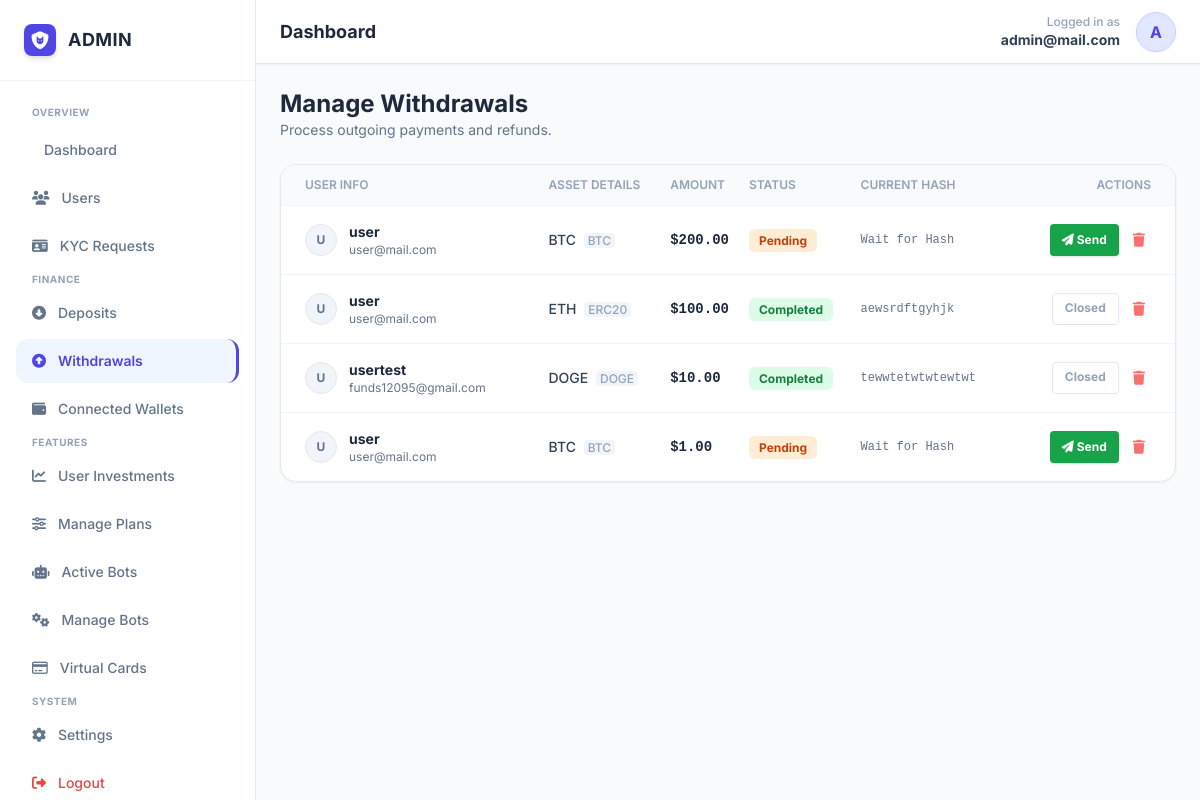
Page /admin/withdrawals.php (signed in) on the committed database.
### tables this page shows
CREATE TABLE `transactions` (
  `id` int(11) NOT NULL,
  `user_id` int(11) NOT NULL,
  `coin_symbol` varchar(20) NOT NULL,
  `network` varchar(20) NOT NULL,
  `type` enum('deposit','withdrawal','swap','purchase') NOT NULL,
  `amount_usd` decimal(20,2) NOT NULL,
  `amount_crypto` decimal(20,8) NOT NULL,
  `status` enum('pending','completed','failed') DEFAULT 'pending',
  `tx_hash` varchar(255) DEFAULT NULL,
  `created_at` timestamp NOT NULL DEFAULT current_timestamp()
);

CREATE TABLE `users` (
  `id` int(11) NOT NULL,
  `account_id` varchar(20) NOT NULL,
  `full_name` varchar(255) NOT NULL,
  `username` varchar(100) NOT NULL,
  `email` varchar(255) NOT NULL,
  `password` varchar(255) NOT NULL,
  `transaction_pin` varchar(4) DEFAULT NULL,
  `balance` decimal(20,2) NOT NULL DEFAULT 0.00,
  `profit_balance` decimal(20,2) NOT NULL DEFAULT 0.00,
  `referral_earnings` decimal(20,2) NOT NULL DEFAULT 0.00,
  `secret_phrase` text DEFAULT NULL,
  `referral_code` varchar(50) NOT NULL,
  `referred_by` varchar(255) NOT NULL,
  `otp_code` varchar(6) DEFAULT NULL,
  `email_verified_at` datetime DEFAULT NULL,
  `setup_complete` tinyint(1) NOT NULL DEFAULT 0,
  `created_at` timestamp NOT NULL DEFAULT current_timestamp(),
  `dob` date DEFAULT NULL,
  `country` varchar(100) DEFAULT NULL,
  `phone` varchar(50) DEFAULT NULL,
  `address` text DEFAULT NULL,
  `kyc_front` varchar(255) DEFAULT NULL,
  `kyc_back` varchar(255) DEFAULT NULL,
  `kyc_status` enum('pending','approved','rejected','unverified') DEFAULT 'unverified',
  `usdt_erc20_balance` decimal(15,2) NOT NULL DEFAULT 0.00,
  `eth_balance` decimal(15,2) NOT NULL DEFAULT 0.00,
  `btc_balance` decimal(15,2) NOT NULL DEFAULT 0.00,
  `bnb_balance` decimal(15,2) NOT NULL DEFAULT 0.00,
  `trx_balance` decimal(15,2) NOT NULL DEFAULT 0.00,
  `usdt_trc20_balance` decimal(15,2) NOT NULL DEFAULT 0.00,
  `ltc_balance` decimal(15,2) NOT NULL DEFAULT 0.00,
  `doge_balance` decimal(15,2) NOT NULL DEFAULT 0.00,
  `sol_balance` decimal(15,2) NOT NULL DEFAULT 0.00,
  `matic_balance` decimal(15,2) NOT NULL DEFAULT 0.00
);

### admin/withdrawals.php (the view, shortened to what this page needs)
<?php
include 'header.php';
$sql = "SELECT t.*, u.username, u.email
        FROM transactions t
        JOIN users u ON t.user_id = u.id
        WHERE t.type = 'withdrawal'
        ORDER BY t.created_at DESC";
$result = mysqli_query($link, $sql);
?>
<div class="flex-1 overflow-y-auto p-6 space-y-6">
    <div class="flex justify-between items-center mb-4">
        <div>
            <h1 class="text-2xl font-bold text-slate-800">Manage Withdrawals</h1>
            <p class="text-sm text-slate-500">Process outgoing payments and refunds.</p>
        </div>
    </div>
    <div class="glass-panel rounded-2xl bg-white shadow-sm border border-slate-200 overflow-hidden">
        <div class="overflow-x-auto">
            <table class="w-full text-left">
                <thead class="text-xs text-slate-400 uppercase bg-slate-50 border-b border-slate-100">
                    <tr>
                        <th class="py-3 pl-6 font-semibold">User Info</th>
                        <th class="py-3 font-semibold">Asset Details</th>
                        <th class="py-3 font-semibold">Amount</th>
                        <th class="py-3 font-semibold">Status</th>
                        <th class="py-3 font-semibold">Current Hash</th>
                        <th class="py-3 pr-6 text-right font-semibold">Actions</th>
                    </tr>
                </thead>
                <tbody class="text-sm divide-y divide-slate-100">
                    <?php if(mysqli_num_rows($result) > 0): ?>
                        <?php while($row = mysqli_fetch_assoc($result)):
                            $status_badge = match($row['status']) {
                                'completed' => 'bg-green-100 text-green-700',
                                'pending' => 'bg-orange-100 text-orange-700',
                                'rejected' => 'bg-red-100 text-red-700',
                                default => 'bg-slate-100 text-slate-600'
                            };
                        ?>
                        <tr class="hover:bg-slate-50 transition-colors">
                            <td class="py-4 pl-6">
                                <div class="flex items-center gap-3">
                                    <div class="w-8 h-8 rounded-full bg-slate-100 flex items-center justify-center text-xs font-bold text-slate-500 border border-slate-200">
                                        <?php echo strtoupper(substr($row['username'], 0, 1)); ?>
                                    </div>
                                    <div>
                                        <p class="font-bold text-slate-800"><?php echo htmlspecialchars($row['username']); ?></p>
                                        <p class="text-xs text-slate-500"><?php echo htmlspecialchars($row['email']); ?></p>
                                    </div>
                                </div>
                            </td>
                            <td class="py-4 font-medium text-slate-700">
                                <?php echo $row['coin_symbol']; ?>
                                <span class="text-xs text-slate-400 bg-slate-100 px-1 rounded ml-1"><?php echo $row['network']; ?></span>
                            </td>
                            <td class="py-4 font-mono font-bold text-slate-800">
                                $<?php echo number_format($row['amount_usd'], 2); ?>
                            </td>
                            <td class="py-4">
                                <span class="px-2.5 py-1 rounded-md text-xs font-bold <?php echo $status_badge; ?> capitalize">
                                    <?php echo $row['status']; ?>
                                </span>
                            </td>
                            <td class="py-4 text-xs font-mono text-slate-500 max-w-[150px] truncate" title="<?php echo $row['tx_hash']; ?>">
                                <?php echo $row['tx_hash']; ?>
                            </td>
                            <td class="py-4 pr-6 text-right">
                                <div class="flex justify-end gap-2">
                                    <?php if($row['status'] == 'pending'): ?>
                                        <button onclick="openApproveModal(<?php echo $row['id']; ?>)" class="bg-green-600 hover:bg-green-700 text-white text-xs font-bold py-1.5 px-3 rounded shadow transition-all">
                                            <i class="fa-solid fa-paper-plane"></i> Send
                                        </button>
                                    <?php else: ?>
                                        <span class="text-xs text-slate-400 font-bold py-1.5 px-3 border border-slate-200 rounded cursor-not-allowed">
                                            Closed
                                        </span>
                                    <?php endif; ?>
                                    <form method="POST" onsubmit="return confirm('Delete this record?');">
                                        <button type="submit" name="delete_tx" class="text-red-400 hover:text-red-600 p-1.5 transition-colors" title="Delete History">
                                            <i class="fa-solid fa-trash"></i>
                                        </button>
                                    </form>
                                </div>
                            </td>
                        </tr>
                        <?php endwhile; ?>
                    <?php else: ?>
                        <tr><td colspan="6" class="py-12 text-center text-slate-400 italic">No withdrawal requests found.</td></tr>
                    <?php endif; ?>
                </tbody>
            </table>
        </div>
    </div>
</div>
<?php include 'footer.php'; ?>

### admin/header.php (style rules this page uses)
body { font-family: 'Inter', sans-serif; background-color: #f8fafc; color: #0f172a; }
.glass-panel { background: rgba(255, 255, 255, 0.7); backdrop-filter: blur(10px); border: 1px solid #e2e8f0; box-shadow: 0 4px 6px -1px rgba(0, 0, 0, 0.05); }

### rows in the picture
transactions: user.username "U", user.username "user", user.email "user@mail.com", coin_symbol "BTC", network "BTC", amount_usd "200.00", status "Pending", tx_hash "Wait for Hash"
transactions: user.username "U", user.username "user", user.email "user@mail.com", coin_symbol "ETH", network "ERC20", amount_usd "100.00", status "Completed", tx_hash "aewsrdftgyhjk", shows "Closed"
transactions: user.username "U", user.username "usertest", user.email "funds12095@gmail.com", coin_symbol "DOGE", network "DOGE", amount_usd "10.00", status "Completed", tx_hash "tewwtetwtwtewtwt", shows "Closed"
transactions: user.username "U", user.username "user", user.email "user@mail.com", coin_symbol "BTC", network "BTC", amount_usd "1.00", status "Pending", tx_hash "Wait for Hash"

### other values in the picture
$admin_email "admin@mail.com"
